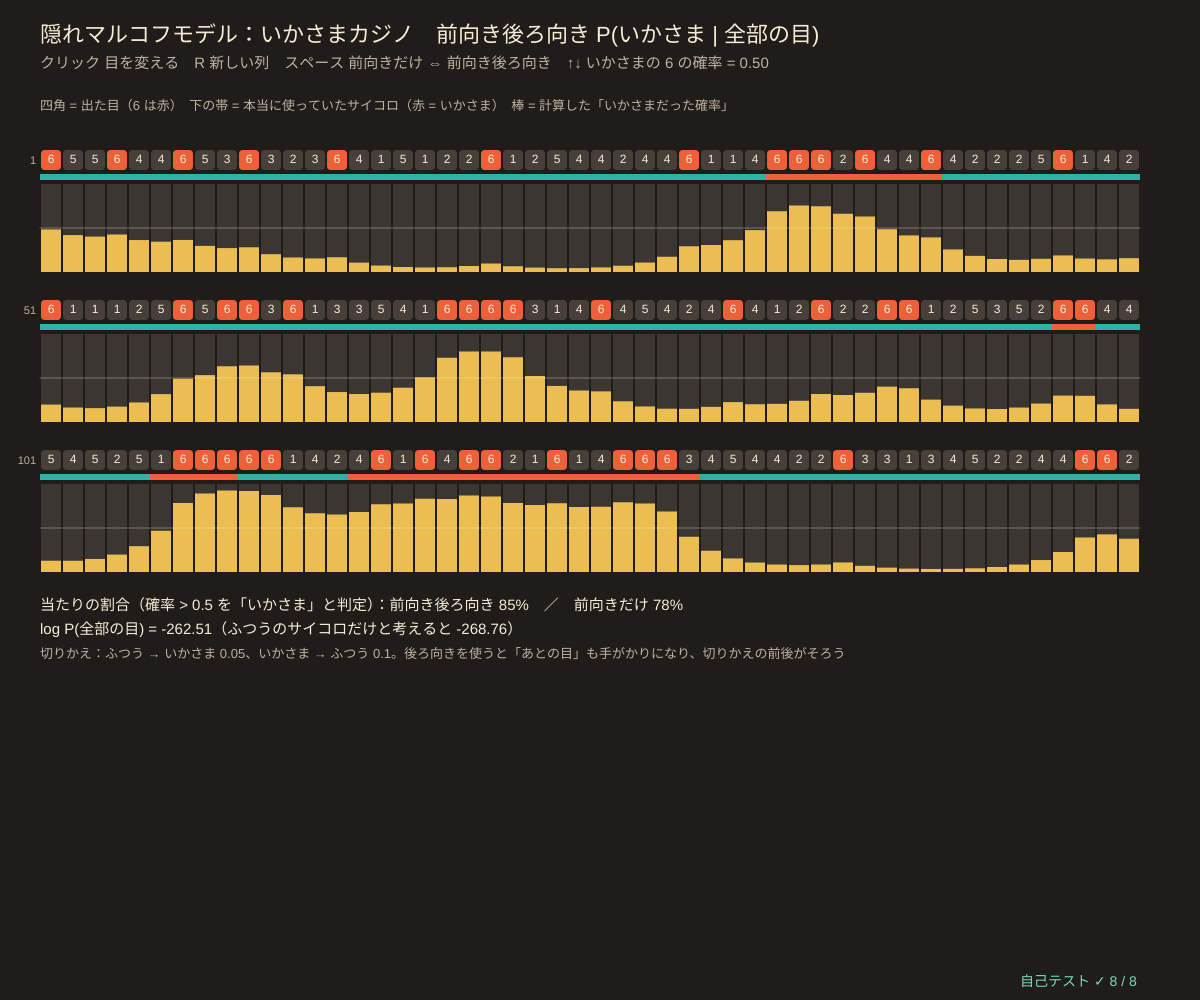
Frame 1 (no input)
Frame 60 (no input): identical to frame 1, image omitted
Frame 120 (the mouse pressed at the canvas centre since frame 60): identical to frame 1, image omitted

The p5.js sketch that drew this single still picture (run headless with seeded random() and noise() and a simulated clock; from frame 60 on, the mouse is pressed at the canvas centre):

// p5.js sketch
// ── sketch.js
// ============================================
// 09 隠れマルコフモデル ─ いかさまカジノ：ふつうのサイコロ（どの目も 1/6）と、6 が出やすいいかさまサイコロを、
// 店がこっそり切りかえている。どちらを使っているか（隠れた状態）はマルコフ連鎖で動き、見えるのは出た目だけ。
// 前向きアルゴリズム α と後ろ向きアルゴリズム β を掛けると、各時刻の「いかさまだった確率」P(いかさま | 全部の目) が出る。
// 掛け算をくり返すと数が小さくなりすぎるので、毎回合計で割る（スケーリング）。最もありそうな 1 本の道はビタビ（series59/13）
// クリック 目を変える / R 新しい列 / スペース 前向きだけ ⇔ 前向き後ろ向き / ↑↓ いかさまサイコロの 6 の確率
// ============================================

const NT = 150;                          // ★ サイコロを振る回数
let toLoaded = 0.05, toFair = 0.1;       // ★ 切りかえの確率（ふつう → いかさま、いかさま → ふつう）
let six = 0.5;                           // ★ いかさまサイコロで 6 が出る確率（ほかの目は等しく残りを分ける）
let hmm, rolls = [], truth = [], post = [], filt = [], logLik = 0, useSmooth = true, cells = [];

function setup() {
  createCanvas(windowWidth, windowHeight);
  selfTest();
  seedRng(9); hmm = makeHmm(toLoaded, toFair, six); newSequence();
}
function makeHmm(a, b, p6) {             // 状態 0 = ふつう、1 = いかさま。emit[状態][目 − 1]
  let q = (1 - p6) / 5;
  return { init: [b / (a + b), a / (a + b)], trans: [[1 - a, a], [b, 1 - b]], emit: [[1, 1, 1, 1, 1, 1].map((v) => v / 6), [q, q, q, q, q, p6]] };
}
function sampleHmm(h, n) {               // 隠れた状態と目を 1 つずつ作る
  let z = sampleFrom(h.init), zs = [], os = [];
  for (let t = 0; t < n; t++) { if (t > 0) z = sampleFrom(h.trans[z]); zs.push(z); os.push(sampleFrom(h.emit[z]) + 1); }
  return { zs, os };
}
// ★ 前向き・後ろ向き（スケーリングつき）：戻り値 post[t][状態]、filt[t][状態] = P(状態 | 1〜t 回目の目)、logLik = log P(全部の目)
function forwardBackward(h, os) {
  let n = os.length, K = 2, al = [], sc = [], logL = 0;
  for (let t = 0; t < n; t++) {
    let a = new Array(K).fill(0);
    for (let j = 0; j < K; j++) {
      let s = 0; if (t === 0) s = h.init[j]; else for (let i = 0; i < K; i++) s += al[t - 1][i] * h.trans[i][j];
      a[j] = s * h.emit[j][os[t] - 1];
    }
    let c = sumOf(a); sc.push(c); al.push(a.map((v) => v / c)); logL += Math.log(c);
  }
  let be = new Array(n); be[n - 1] = new Array(K).fill(1);
  for (let t = n - 2; t >= 0; t--) {
    be[t] = new Array(K).fill(0);
    for (let i = 0; i < K; i++) for (let j = 0; j < K; j++) be[t][i] += h.trans[i][j] * h.emit[j][os[t + 1] - 1] * be[t + 1][j];
    for (let i = 0; i < K; i++) be[t][i] /= sc[t + 1];
  }
  let ps = al.map((a, t) => { let g = a.map((v, i) => v * be[t][i]), s = sumOf(g); return g.map((v) => v / s); });
  return { post: ps, filt: al, logLik: logL };
}
function newSequence() { let s = sampleHmm(hmm, NT); rolls = s.os; truth = s.zs; recompute(); }
function recompute() { let r = forwardBackward(hmm, rolls); post = r.post; filt = r.filt; logLik = r.logLik; }
function accuracy(ps, zs) { let ok = 0; for (let t = 0; t < zs.length; t++) if ((ps[t][1] > 0.5 ? 1 : 0) === zs[t]) ok++; return ok / Math.max(1, zs.length); }

function draw() {
  background(...BG);
  let shownP = useSmooth ? post : filt;
  hudTitle('隠れマルコフモデル：いかさまカジノ　' + (useSmooth ? '前向き後ろ向き P(いかさま | 全部の目)' : '前向きだけ P(いかさま | ここまでの目)'),
    'クリック 目を変える　R 新しい列　スペース 前向きだけ ⇔ 前向き後ろ向き　↑↓ いかさまの 6 の確率 = ' + fmtN(six, 2));
  let perRow = 50, nRows = Math.ceil(NT / perRow), cw = Math.min(22, (width - 80) / perRow), x0 = 40, y0 = 150, rowH = Math.min(150, (height - y0 - 110) / nRows);
  noStroke(); fill(...SUB); textSize(13); textAlign(LEFT, BASELINE);
  text('四角 = 出た目（6 は赤）　下の帯 = 本当に使っていたサイコロ（赤 = いかさま）　棒 = 計算した「いかさまだった確率」', x0, y0 - 40);
  cells = [];
  for (let t = 0; t < NT; t++) {
    let r = Math.floor(t / perRow), c = t % perRow, x = x0 + c * cw, y = y0 + r * rowH;
    noStroke(); fill(rolls[t] === 6 ? color(...DICE) : color(70, 63, 58)); rect(x + 1, y, cw - 2, cw - 2, 4);
    fill(...CREAM); textSize(12); textAlign(CENTER, CENTER); text(rolls[t], x + cw / 2, y + cw / 2 - 1);
    fill(truth[t] ? color(...DICE) : color(...TEAL)); rect(x, y + cw + 2, cw, 6);
    let bh = rowH - cw - 40, p = shownP[t][1];
    fill(60, 54, 50); rect(x + 1, y + cw + 12, cw - 2, bh);
    fill(...MUSTARD); rect(x + 1, y + cw + 12 + bh * (1 - p), cw - 2, bh * p);
    cells.push([x, y, cw]);
    if (c === 0) { fill(...SUB); textSize(11); textAlign(RIGHT, CENTER); text(t + 1, x - 4, y + cw / 2); }
  }
  // 0.5 の線
  stroke(...CREAM, 90); strokeWeight(1);
  for (let r = 0; r < nRows; r++) { let y = y0 + r * rowH + cw + 12 + (rowH - cw - 40) / 2; line(x0, y, x0 + perRow * cw, y); }
  // ---- 数字
  let ty = y0 + nRows * rowH + 10; noStroke(); fill(...CREAM); textSize(15); textAlign(LEFT, BASELINE);
  text('当たりの割合（確率 > 0.5 を「いかさま」と判定）：前向き後ろ向き ' + Math.round(accuracy(post, truth) * 100) + '%　／　前向きだけ ' + Math.round(accuracy(filt, truth) * 100) + '%', x0, ty);
  text('log P(全部の目) = ' + fmtN(logLik, 2) + '（ふつうのサイコロだけと考えると ' + fmtN(NT * Math.log(1 / 6), 2) + '）', x0, ty + 24);
  fill(...SUB); textSize(13);
  text('切りかえ：ふつう → いかさま ' + toLoaded + '、いかさま → ふつう ' + toFair + '。後ろ向きを使うと「あとの目」も手がかりになり、切りかえの前後がそろう', x0, ty + 48);
  drawSelfTest(width - 180, height - 14);
}

function mousePressed() {
  for (let t = 0; t < cells.length; t++) { let [x, y, cw] = cells[t]; if (mouseX >= x && mouseX < x + cw && mouseY >= y && mouseY < y + cw) { rolls[t] = (rolls[t] % 6) + 1; recompute(); return; } }
}
function keyPressed() {
  if (key === ' ') useSmooth = !useSmooth;
  if (key === 'r' || key === 'R') newSequence();
  if (key === UP_ARROW) { six = Math.min(0.95, Math.round((six + 0.05) * 100) / 100); hmm = makeHmm(toLoaded, toFair, six); recompute(); }
  if (key === DOWN_ARROW) { six = Math.max(0.2, Math.round((six - 0.05) * 100) / 100); hmm = makeHmm(toLoaded, toFair, six); recompute(); }
  return false;
}

// やってみよう
// 1. 6 の確率を 0.2（ほぼふつう）にすると、計算した確率の棒はどうなる？ 見分けにくいのはなぜ？
// 2. 6 が続くところをクリックで別の目に変えると、まわりの確率はどう変わる？（後ろ向きの効果）
// 3. スペースで「前向きだけ」にすると、切りかえに気づくのが少し遅れるのはなぜ？
// 4. toLoaded を 0.3 にして、切りかえが多い店にすると、当たりの割合は？

// ---- 自己テスト
function bruteForce(h, os) {             // 2^n 通りの隠れた道を全部足す（短い列だけ）
  let n = os.length, tot = 0, marg = os.map(() => [0, 0]);
  for (let m = 0; m < 1 << n; m++) {
    let p = 1;
    for (let t = 0; t < n; t++) { let z = (m >> t) & 1; p *= (t === 0 ? h.init[z] : h.trans[(m >> (t - 1)) & 1][z]) * h.emit[z][os[t] - 1]; }
    tot += p; for (let t = 0; t < n; t++) marg[t][(m >> t) & 1] += p;
  }
  return { lik: tot, post: marg.map((r) => [r[0] / tot, r[1] / tot]) };
}
function selfTest() {
  selfTestResults = [];
  seedRng(90);
  let h = makeHmm(0.05, 0.1, 0.5);
  check('遷移と出る目の確率の行の合計 = 1', rowSumErr(h.trans) < 1e-12 && rowSumErr(h.emit) < 1e-12 && near(sumOf(h.init), 1, 1e-12));
  check('はじめの分布 = 切りかえの連鎖の定常分布（2/3, 1/3）', maxAbsDiff(stationaryExact(h.trans), h.init) < 1e-12 && near(h.init[1], 1 / 3, 1e-12));
  let os = [6, 6, 2, 6, 5, 6, 6, 1, 3, 4, 6, 2], fb = forwardBackward(h, os), bf = bruteForce(h, os);
  check('尤度：前向き（スケーリング）= 4096 通りの総当たり（12 回）', near(fb.logLik, Math.log(bf.lik), 1e-10));
  check('各時刻の P(いかさま | 目) = 総当たりの周辺確率', maxAbsDiff(fb.post, bf.post) < 1e-12);
  check('どの時刻でも P(ふつう) + P(いかさま) = 1', fb.post.every((p) => near(sumOf(p), 1, 1e-12)));
  check('最後の時刻では 前向きだけ = 前向き後ろ向き', maxAbsDiff(fb.filt[os.length - 1], fb.post[os.length - 1]) < 1e-12);
  let s = sampleHmm(h, 3000), big = forwardBackward(h, s.os), accS = accuracy(big.post, s.zs), accF = accuracy(big.filt, s.zs);
  check('3000 回：当たりの割合 ' + Math.round(accS * 100) + '%（> 80%）、前向きだけ以上', accS > 0.8 && accS >= accF - 0.005 && noNaN(big.logLik));
  let all6 = forwardBackward(h, new Array(20).fill(6)), no6 = forwardBackward(h, [1, 2, 3, 4, 5, 1, 2, 3, 4, 5, 1, 2, 3, 4, 5, 1, 2, 3, 4, 5]);
  check('6 ばかりなら いかさま > 0.9、6 がなければ < 0.1', all6.post[10][1] > 0.9 && no6.post[10][1] < 0.1);
  reportSelfTest();
}

// ==================================================
// ここから下は「マルコフ連鎖の道具」（中身は読まなくても OK。消さないでね）
// ==================================================
// ---- 色と小さな道具
const BG = [32, 28, 26];                // 背景（あたたかい炭色）
const CREAM = [246, 236, 214], DICE = [236, 96, 58], TEAL = [44, 178, 166], MUSTARD = [236, 190, 82], PLUM = [190, 130, 200], SUB = [190, 178, 160];
const STATE_COLS = [[236, 96, 58], [44, 178, 166], [236, 190, 82], [190, 130, 200], [120, 190, 240], [150, 210, 110], [240, 140, 170], [200, 170, 130]];
function clampv(v, a, b) { return v < a ? a : v > b ? b : v !== v ? a : v; }     // NaN なら a に戻す
function sumOf(a) { let s = 0; for (let v of a) s += v; return s; }
function meanOf(a) { return a.length ? sumOf(a) / a.length : 0; }
function sampleFrom(p) { let u = rnd() * sumOf(p), c = 0; for (let i = 0; i < p.length; i++) { c += p[i]; if (u < c) return i; } return p.length - 1; }   // 確率 p[i] で i を返す
function fmtN(v, d) { if (typeof v !== 'number' || v !== v) return '?'; if (!isFinite(v)) return '∞'; let s = v.toFixed(d === undefined ? 2 : d); return /^-0\.?0*$/.test(s) ? s.slice(1) : s; }
function hudTitle(t, sub) {            // 左上の見出しと操作の説明
  noStroke(); fill(...CREAM); textSize(22); textAlign(LEFT, BASELINE); text(t, 40, 42);
  fill(...SUB); textSize(15); text(sub, 40, 68);
}
// ---- 種つきの乱数（同じ種なら毎回同じ列 → 実験をくり返せる）
let rngState = 1;
function seedRng(s) { rngState = (s >>> 0) || 1; }
function rnd() {                       // 0〜1 の一様乱数（mulberry32）
  rngState = (rngState + 0x6d2b79f5) >>> 0;
  let t = rngState;
  t = Math.imul(t ^ (t >>> 15), t | 1);
  t ^= t + Math.imul(t ^ (t >>> 7), t | 61);
  return ((t ^ (t >>> 14)) >>> 0) / 4294967296;
}
function rndInt(a, b) { return a + Math.floor(rnd() * (b - a + 1)); }
function randn() { let u = 1 - rnd(), v = rnd(); return Math.sqrt(-2 * Math.log(u)) * Math.cos(2 * Math.PI * v); }   // 標準正規分布
// ---- 行列の道具（行列 = 配列の配列。遷移行列 transP[i][j] = i の次に j へ行く確率、行の和 = 1）
function zerosMat(n, m) { let a = []; for (let i = 0; i < n; i++) a.push(new Array(m === undefined ? n : m).fill(0)); return a; }
function eyeMat(n) { let a = zerosMat(n); for (let i = 0; i < n; i++) a[i][i] = 1; return a; }
function copyMat(a) { return a.map((r) => r.slice()); }
function matMul(a, b) {                // 行列の積 (a b)[i][j] = Σ_k a[i][k] b[k][j]
  let n = a.length, m = b[0].length, kk = b.length, c = zerosMat(n, m);
  for (let i = 0; i < n; i++) for (let k = 0; k < kk; k++) { let v = a[i][k]; if (v !== 0) for (let j = 0; j < m; j++) c[i][j] += v * b[k][j]; }
  return c;
}
function vecMat(v, a) {                // 横ベクトル × 行列：次の時刻の分布 = いまの分布 × P
  let out = new Array(a[0].length).fill(0);
  for (let i = 0; i < v.length; i++) if (v[i] !== 0) for (let j = 0; j < out.length; j++) out[j] += v[i] * a[i][j];
  return out;
}
function matPow(a, k) { let r = eyeMat(a.length); for (let t = 0; t < k; t++) r = matMul(r, a); return r; }   // P^k（k 回かけるだけ）
function maxAbsDiff(a, b) {            // 2 つの行列（またはベクトル）のいちばん大きなずれ
  let d = 0;
  for (let i = 0; i < a.length; i++) { if (Array.isArray(a[i])) d = Math.max(d, maxAbsDiff(a[i], b[i])); else d = Math.max(d, Math.abs(a[i] - b[i])); }
  return d;
}
function rowSumErr(a, target) { let d = 0; for (let r of a) d = Math.max(d, Math.abs(sumOf(r) - (target === undefined ? 1 : target))); return d; }
function fixRows(a) {                  // 行の和を 1 に。全部 0 の行は「その場にとどまる」にする（NaN を出さない）
  return a.map((r, i) => { let s = sumOf(r); if (!(s > 1e-12)) { let z = r.map(() => 0); z[i] = 1; return z; } return r.map((v) => v / s); });
}
function solveLinear(a, b) {           // ガウスの消去法（部分ピボット）で a x = b。解けなければ null
  let n = a.length, m = a.map((r, i) => r.concat([b[i]]));
  for (let c = 0; c < n; c++) {
    let p = c; for (let r = c + 1; r < n; r++) if (Math.abs(m[r][c]) > Math.abs(m[p][c])) p = r;
    if (Math.abs(m[p][c]) < 1e-13) return null;
    [m[c], m[p]] = [m[p], m[c]];
    for (let r = 0; r < n; r++) { if (r === c) continue; let f = m[r][c] / m[c][c]; if (f !== 0) for (let k = c; k <= n; k++) m[r][k] -= f * m[c][k]; }
  }
  return m.map((r, i) => r[n] / r[i]);
}
function matInv(a) {                   // 逆行列（ガウス-ジョルダン）。逆がなければ null
  let n = a.length, cols = [];
  for (let j = 0; j < n; j++) { let e = new Array(n).fill(0); e[j] = 1; let x = solveLinear(a, e); if (!x) return null; cols.push(x); }
  return a.map((_, i) => cols.map((c) => c[i]));
}
// 定常分布：π P = π と Σ π = 1 を連立方程式として解く（(P^T − I) π = 0 の最後の式を Σ π = 1 に置きかえる）
function stationaryExact(a) {
  let n = a.length, m = zerosMat(n), b = new Array(n).fill(0);
  for (let i = 0; i < n; i++) for (let j = 0; j < n; j++) m[i][j] = a[j][i] - (i === j ? 1 : 0);
  for (let j = 0; j < n; j++) m[n - 1][j] = 1; b[n - 1] = 1;
  return solveLinear(m, b);
}
function stationaryPower(a, tol, maxIt, start) {   // べき乗法：π ← π P を変化が tol 未満になるまで
  let n = a.length, v = start ? start.slice() : new Array(n).fill(1 / n), its = 0, d = Infinity;
  while (d > (tol || 1e-13) && its < (maxIt || 100000)) { let w = vecMat(v, a); d = maxAbsDiff(w, v); v = w; its++; }
  return { pi: v, its };
}
function tvDist(p, q) { let s = 0; for (let i = 0; i < p.length; i++) s += Math.abs(p[i] - q[i]); return s / 2; }   // 全変動距離
function entropyRate(a, pi) {          // エントロピー率 H = −Σ_i π_i Σ_j P_ij log₂ P_ij（1 歩あたりの情報量、ビット）
  let h = 0;
  for (let i = 0; i < a.length; i++) for (let v of a[i]) if (v > 0) h -= pi[i] * v * Math.log2(v);
  return h;
}
// ---- 自己テストの道具
let selfTestResults = [];
function check(name, cond) { selfTestResults.push({ name, ok: !!cond }); }
function near(a, b, tol) { return a !== null && a !== undefined && isFinite(a) && Math.abs(a - b) <= (tol === undefined ? 1e-9 : tol); }
function noNaN(v) { return Array.isArray(v) || ArrayBuffer.isView(v) ? Array.from(v).every(noNaN) : !(typeof v === 'number' && !isFinite(v)); }
function reportSelfTest() { for (let r of selfTestResults) (r.ok ? console.log : console.error)((r.ok ? '✓ ' : '✗ ') + r.name); }
function selfTestLine() { let n = selfTestResults.filter((r) => r.ok).length; return '自己テスト ' + (n === selfTestResults.length ? '✓ ' : '✗ ') + n + ' / ' + selfTestResults.length; }
function drawSelfTest(x, y) { noStroke(); fill(selfTestResults.every((r) => r.ok) ? color(120, 220, 190) : color(255, 90, 90)); textSize(14); textAlign(LEFT, BASELINE); text(selfTestLine(), x, y); }
